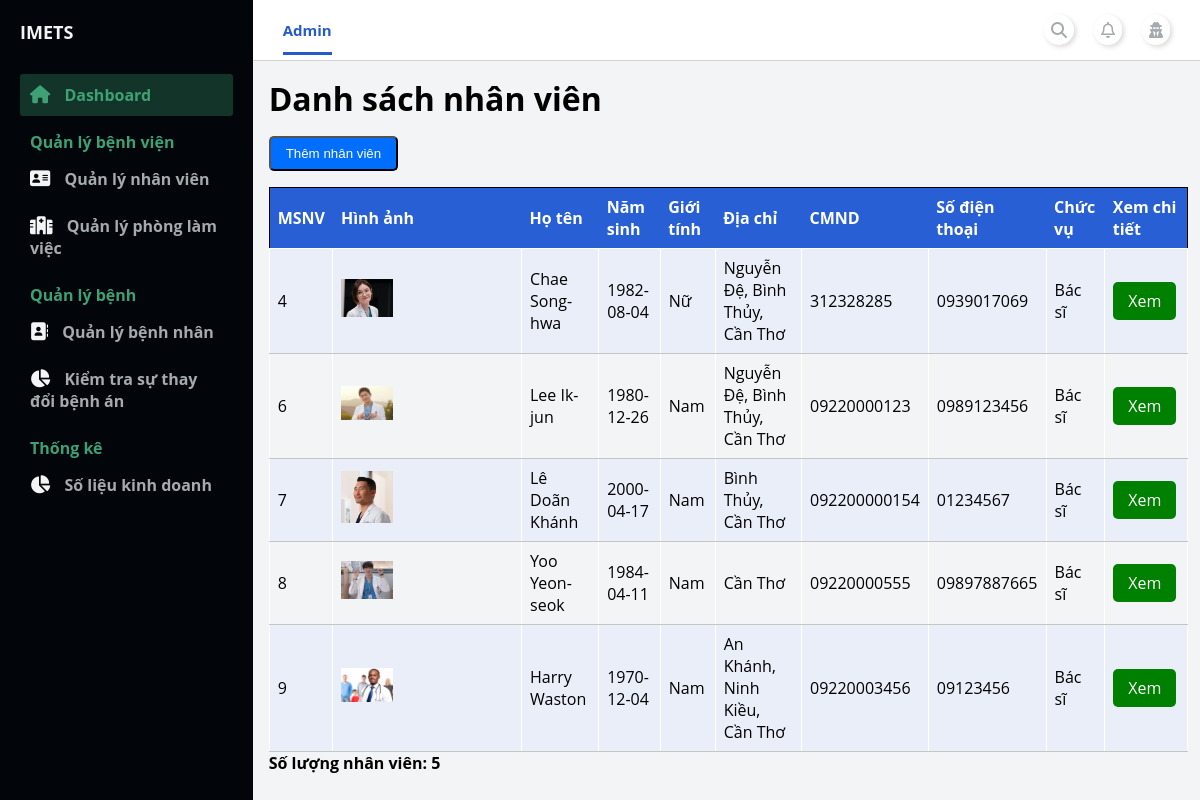
Before: /admin/index.php?page_layout=staff_management (signed in) with the older database file.
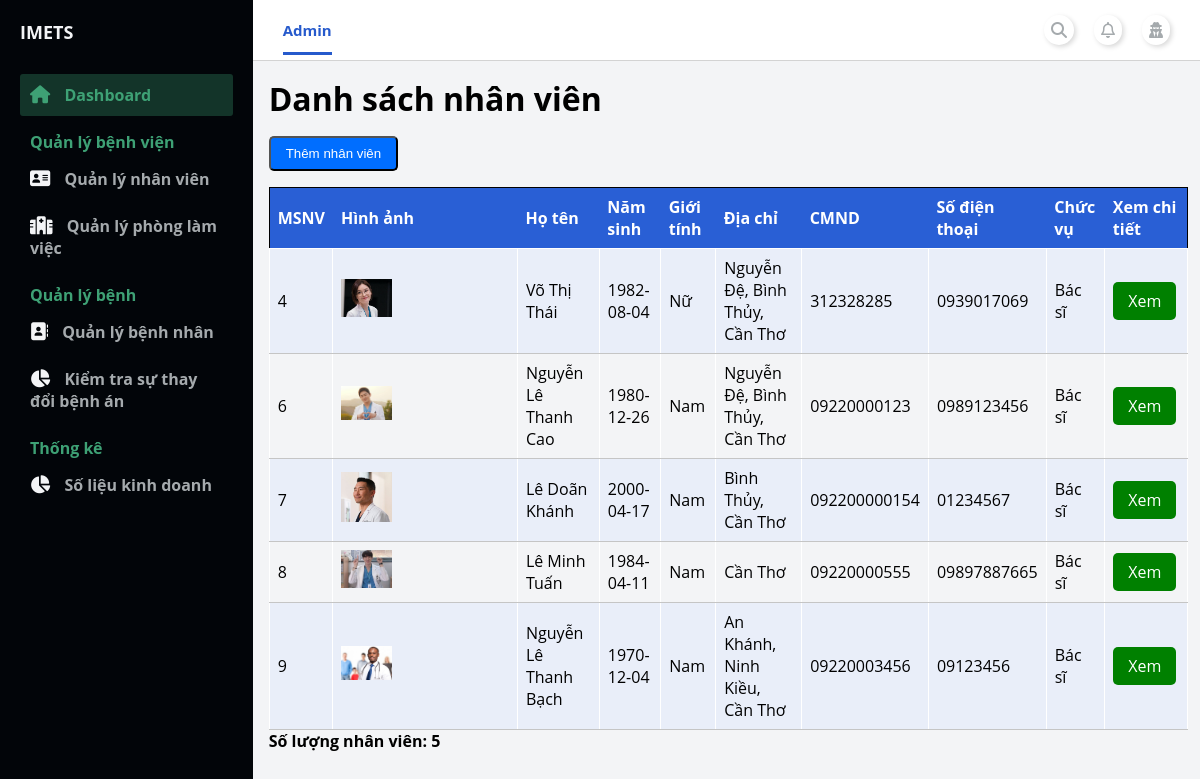
After: the same page with the newer database file.
### tables this page shows
CREATE TABLE `staff` (
  `ID_Staff` int(11) NOT NULL,
  `Name_Staff` varchar(100) NOT NULL,
  `DOB_Staff` date NOT NULL,
  `Sex_Staff` varchar(10) NOT NULL,
  `Address_Staff` varchar(200) NOT NULL,
  `CMND_Staff` varchar(15) NOT NULL,
  `PhoneNumber_Staff` varchar(25) NOT NULL,
  `Position` varchar(50) NOT NULL,
  `ID_Dept` int(11) NOT NULL,
  `DateStartWork` date NOT NULL,
  `VoteRate` double NOT NULL DEFAULT 0,
  `UserName` varchar(100) NOT NULL,
  `Password` varchar(100) NOT NULL
);

CREATE TABLE `img_staff` (
  `ID_ImgStaff` int(11) NOT NULL,
  `ID_Staff` int(11) DEFAULT NULL,
  `imgName` varchar(100) DEFAULT NULL
);

### admin/modules_admin/staff_management/list_staffManagement.php (the view, shortened to what this page needs)
<main>
    <div class="container-table">
        <div class="table-header">
            <h1>Danh sách nhân viên</h1>
        </div>
        <div class="table-body">
            <button type="button" class="btn_add">Thêm nhân viên</button>
            <table class="table">
                <thead class="thead-dark">
                    <tr>
                        <th>MSNV</th>
                        <th>Hình ảnh</th>
                        <th>Họ tên</th>
                        <th>Năm sinh</th>
                        <th>Giới tính</th>
                        <th>Địa chỉ</th>
                        <th>CMND</th>
                        <th>Số điện thoại</th>
                        <th>Chức vụ</th>
                        <th>Xem chi tiết</th>
                    </tr>
                </thead>
                <tbody>
                    <tr>
                        <?php
                            include './../config.php';
                            $sql = "SELECT *
                                FROM staff  JOIN dept ON dept.ID_Dept=staff.ID_Dept
                                JOIN img_staff ON staff.ID_Staff=img_staff.ID_Staff
                                WHERE staff.Position != 'Admin'
                                GROUP BY staff.ID_Staff
                                ORDER BY staff.ID_Staff ASC";
                            $count_nhanvien=0;
                            $query = mysqli_query($conn, $sql);
                            while($rows = mysqli_fetch_array($query)){ ?>
                            <tr>
                                <td><?php echo $rows["ID_Staff"] ?></td>
                                <td><img src="./../img/staff/<?php echo $rows["imgName"] ?>" style="width: 30%"></td>
                                <td><?php echo $rows["Name_Staff"] ?></td>
                                <td><?php echo $rows["DOB_Staff"] ?></td>
                                <td><?php echo $rows["Sex_Staff"] ?></td>
                                <td><?php echo $rows["Address_Staff"] ?></td>
                                <td><?php echo $rows["CMND_Staff"] ?></td>
                                <td><?php echo $rows["PhoneNumber_Staff"] ?></td>
                                <td><?php echo $rows["Position"] ?></td>
                                <?php $count_nhanvien++ ?>
                                <td>
                                    <a
                                    href="./index.php?page_layout=staff_detail&id= <?php echo $rows['ID_Staff'] ?>"
                                    style="background-color: green;color: white;padding: 8px 15px;text-align: center;text-decoration: none;display: inline-block;border-radius: 5px;">
                                        Xem
                                    </a>
                                </td>
                            </tr>
                        <?php } ?>
                    </tr>
            </table>
            <p><b><?php echo 'Số lượng nhân viên: '. $count_nhanvien ?></b></p>
        </div>
    </div>
</main>

Changed rows visible on the page:
changed staff "Nữ": Name_Staff "Chae Song-hwa" → "Võ Thị Thái"
changed staff: Name_Staff "Lee Ik-jun" → "Nguyễn Lê Thanh Cao"
changed staff "Cần Thơ": Name_Staff "Yoo Yeon-seok" → "Lê Minh Tuấn"
changed staff "An Khánh, Ninh Kiều, Cần Thơ": Name_Staff "Harry Waston" → "Nguyễn Lê Thanh Bạch"
